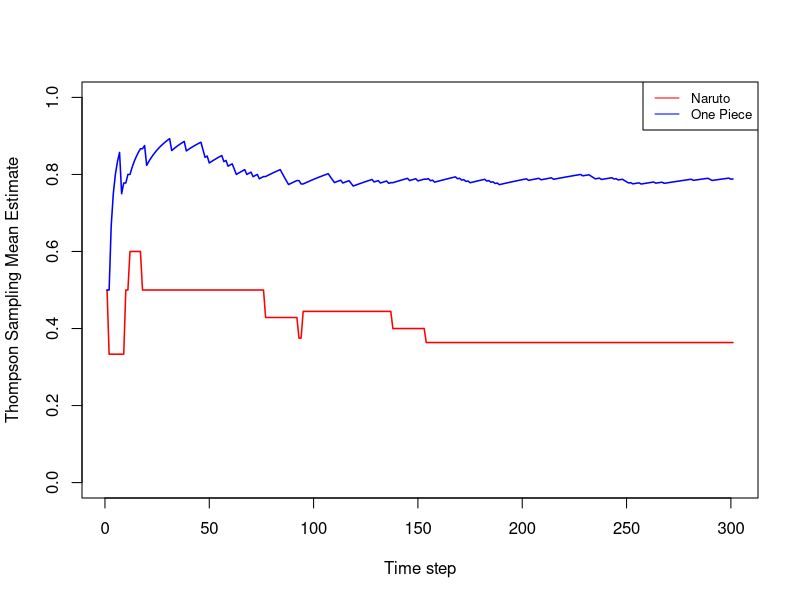
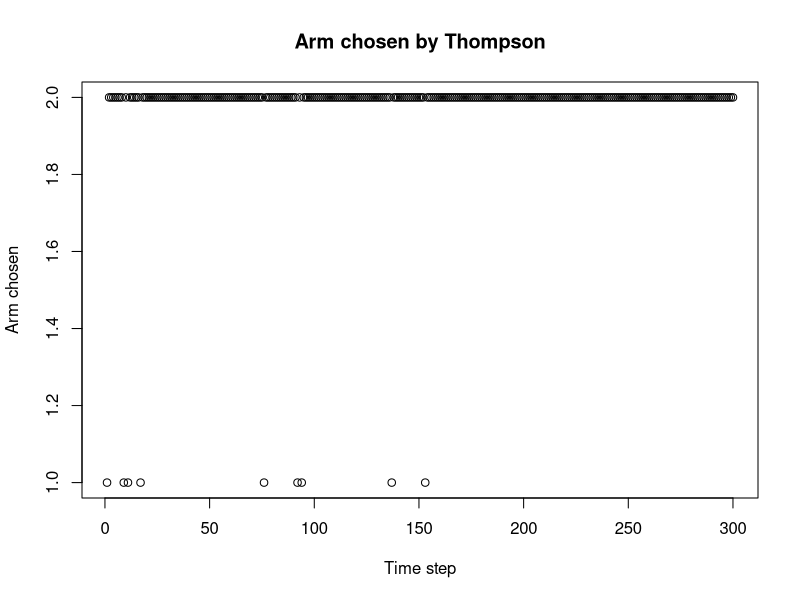

The R source for these figures, in order:
# 15.780 HW5

anime = read.csv("anime_likes.csv")


# 1) compute means of each show
mean_nar = mean(anime$NarutoShippuden)
mean_nar
mean_one = mean(anime$OnePiece)
mean_one


# 2) estimate means with Thompson Sampling
set.seed(15)
number_arms = ncol(anime)
# Set number of periods
horizon = 300

# Thompson Sampling
pull_thompson = function(alphas, betas){
  # alphas and betas: vectors of len(arms) of num losses/wins for each arm
  
  number_arms = length(alphas)
  
  # Create vector to hold sample of estimated means from beta distributions
  sampled_reward = rep(NA, number_arms) 
  for(i in 1:number_arms){
    # for each arm, generate a random number from its beta dist
    sampled_reward[i] = rbeta(1, alphas[i], betas[i])
  }
  
  # Pick the arm which has the highest sampled mean
  pulled_arm = which.max(sampled_reward)
  return(pulled_arm)
}

bandit_algo = function(algo_name){
  
  #' First we initialize all the book-keeping things. Thes are:
  
  #' num_pulls[i]: number of times arm `i` has been pulled
  num_pulls = rep(0, number_arms) 
  num_pulls
  
  #' arm_rewards[i]: total reward obtained so far from arm `i`
  #' how many 1s have a seen so far from each arm
  #' arm_rewards / num_pulls = estimated means
  arm_rewards = rep(0, number_arms) 
  arm_rewards
  
  #' pulled_arm[t]: which arm was pulled at end of period `t`
  #' vector of len(horizon) representing which arm pulled at t
  pulled_arm = rep(NA, horizon) 
  
  #' reward[t]: reward observed at time `t`
  reward = rep(NA, horizon)
  
  #' arm_means[i,t]: best estimate of arm `i`'s mean at start of period `t`.
  #' We use horizon+1 columns because we want to do mean at end of T.
  arm_means =  matrix(0.5, nrow = number_arms, ncol = horizon + 1)
  arm_means[,1:5]
  
  #' alphas[i]/betas[i]: Beta distribution parameters for arm `i` (used for
  #' Thompson sampling). All arms start at a=b=1, and update as we pull.
  alphas = rep(1, number_arms)
  alphas
  
  betas = rep(1, number_arms)
  betas
  
  #' Now we do the simulation. Depending on the *algo_name*, we use some
  #' function called *pull_<algo>* (which we will define after this). All 
  #' of these will just give as an arm `i` to pull, based on our 
  #' book-keeping information.
  
  for(t in 1:horizon){
    
    # Get which arm to pull:
    if (algo_name == 'eps_greedy'){
      i = pull_epsilon_greedy(arm_means[,t], eps=0.5)
      
    } else if (algo_name == 'dec_eps_greedy') {
      i = pull_dec_epsilon_greedy(arm_means[,t], t, eps=0.99)
      
    } else if(algo_name == 'ucb') {
      if (t <= number_arms) { # initialize UCB by pulling each arm once
        i = t
      } else {
        i = pull_ucb(arm_means[,t], num_pulls, t)
      }
      
    } else if (algo_name == 'thompson_sampling') {
      i = pull_thompson(alphas, betas)
    }
    
    #' And update everything: 
    pulled_arm[t] = i
    head(pulled_arm)
    
    #' Update number of arm pulls
    num_pulls[i] = num_pulls[i] + 1
    num_pulls
    
    #' Get the reward from the dataset:
    reward[t] =  anime[t,i]
    head(reward)
    
    #' Update total reward for pull arm
    arm_rewards[i] = arm_rewards[i] + reward[t]
    arm_rewards
    
    #' Update alphas/betas (only for pulled arm)
    alphas[i] = alphas[i] + reward[t]   # (i.e. +1 if success, +0 if failure)
    betas[i] = betas[i] + 1 - reward[t] # (i.e. +0 if success, +1 if failure)
    
    alphas
    betas
    
    #' Finally, update mean estimates for next round. 
    #' They are the same for arms not pulled:
    arm_means[,t+1] = arm_means[,t]
    
    # And for the arm we pull, we update it depending on the algo:
    if (algo_name == "thompson_sampling") {
      arm_means[i,t+1] = alphas[i] / (alphas[i] + betas[i])
    } else {
      arm_means[i,t+1] = arm_rewards[i] / num_pulls[i]
    }
  }
  
  arm_means[,1:5]
  
  return(list("arm_means" = arm_means, 
              "pulled_arm" = pulled_arm, 
              "reward" = reward))
}

mab_thm = bandit_algo('thompson_sampling')

#' Plot the mean reward estimates at each step for Thompson
plot(1, type='n', xlim = c(1,horizon+1), ylim=c(0,1), 
     xlab = 'Time step', ylab = 'Thompson Sampling Mean Estimate')
lines(mab_thm$arm_means[1,], type='l',lwd=1.5, col='red')
lines(mab_thm$arm_means[2,], type='l',lwd=1.5, col='blue')
legend("topright", lty=c(1,1,1,1), cex=0.8, 
       legend=c("Naruto", "One Piece"), 
       col=c("red", "blue"))


# 3) Plot show watched vs time step
plot(mab_thm$pulled_arm, xlab = 'Time step', ylab = 'Arm chosen', main='Arm chosen by Thompson')


# 4) estimated means at end of horizon
est_mean_nar = mean(mab_thm$arm_means[1, -1])
est_mean_nar
est_mean_one = mean(mab_thm$arm_means[2, -1])
est_mean_one


# 5) fraction of rounds that naruto was watched
# worse show was naruto because its final mean was lower
sum(mab_thm$pulled_arm == 1)
